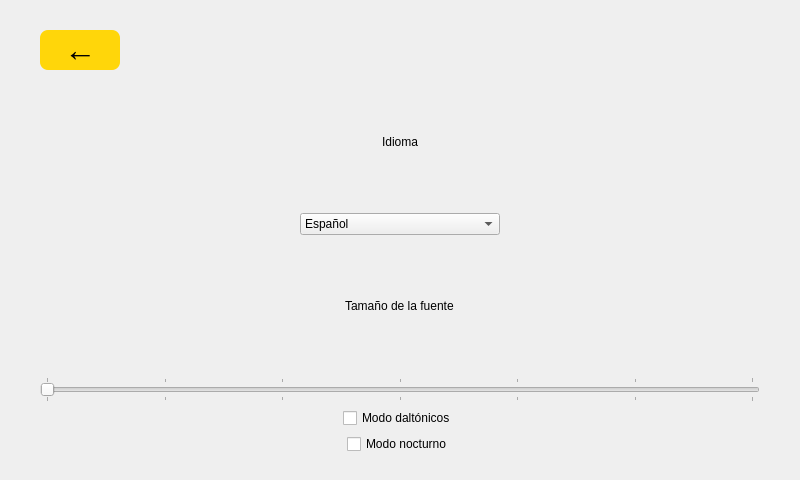
<?xml version="1.0" encoding="UTF-8"?>
<ui version="4.0">
 <class>SettingsScreen</class>
 <widget class="QWidget" name="SettingsScreen">
  <property name="geometry">
   <rect>
    <x>0</x>
    <y>0</y>
    <width>800</width>
    <height>480</height>
   </rect>
  </property>
  <property name="windowTitle">
   <string>Ajustes</string>
  </property>
  <layout class="QVBoxLayout" name="mainLayout">
   <property name="leftMargin">
    <number>40</number>
   </property>
   <property name="topMargin">
    <number>30</number>
   </property>
   <property name="rightMargin">
    <number>40</number>
   </property>
   <property name="bottomMargin">
    <number>20</number>
   </property>
   <item>
    <widget class="QPushButton" name="backButton">
     <property name="sizePolicy">
      <sizepolicy hsizetype="Fixed" vsizetype="Fixed">
       <horstretch>0</horstretch>
       <verstretch>0</verstretch>
      </sizepolicy>
     </property>
     <property name="minimumSize">
      <size>
       <width>80</width>
       <height>40</height>
      </size>
     </property>
     <property name="maximumSize">
      <size>
       <width>80</width>
       <height>40</height>
      </size>
     </property>
     <property name="styleSheet">
      <string notr="true">QPushButton#backButton { background-color: rgb(255, 214, 10); border-radius: 8px; font-size: 24pt; font-weight: bold; color: black; }</string>
     </property>
     <property name="text">
      <string>←</string>
     </property>
    </widget>
   </item>
   <item alignment="Qt::AlignHCenter">
    <widget class="QLabel" name="languageLabel">
     <property name="text">
      <string>Idioma</string>
     </property>
    </widget>
   </item>
   <item alignment="Qt::AlignHCenter">
    <widget class="QComboBox" name="languagesComboBox">
     <property name="minimumSize">
      <size>
       <width>200</width>
       <height>0</height>
      </size>
     </property>
     <item>
      <property name="text">
       <string>Español</string>
      </property>
     </item>
     <item>
      <property name="text">
       <string>English</string>
      </property>
     </item>
     <item>
      <property name="text">
       <string>Polski</string>
      </property>
     </item>
    </widget>
   </item>
   <item alignment="Qt::AlignHCenter">
    <widget class="QLabel" name="fontSizeLabel">
     <property name="text">
      <string>Tamaño de la fuente</string>
     </property>
    </widget>
   </item>
   <item>
    <widget class="QSlider" name="fontSizeSlider">
     <property name="minimum">
      <number>9</number>
     </property>
     <property name="maximum">
      <number>15</number>
     </property>
     <property name="value">
      <number>9</number>
     </property>
     <property name="orientation">
      <enum>Qt::Horizontal</enum>
     </property>
     <property name="tickPosition">
      <enum>QSlider::TicksBothSides</enum>
     </property>
     <property name="tickInterval">
      <number>1</number>
     </property>
    </widget>
   </item>
   <item alignment="Qt::AlignHCenter">
    <widget class="QCheckBox" name="daltonicCheckbox">
     <property name="text">
      <string>Modo daltónicos</string>
     </property>
    </widget>
   </item>
   <item alignment="Qt::AlignHCenter">
    <widget class="QCheckBox" name="darkModeCheckbox">
     <property name="text">
      <string>Modo nocturno</string>
     </property>
    </widget>
   </item>
   <item alignment="Qt::AlignHCenter">
    <widget class="QDialogButtonBox" name="settingsButtonBox">
     <property name="enabled">
      <bool>false</bool>
     </property>
     <property name="standardButtons">
      <set>QDialogButtonBox::NoButton</set>
     </property>
    </widget>
   </item>
  </layout>
 </widget>
 <resources/>
 <connections/>
</ui>
